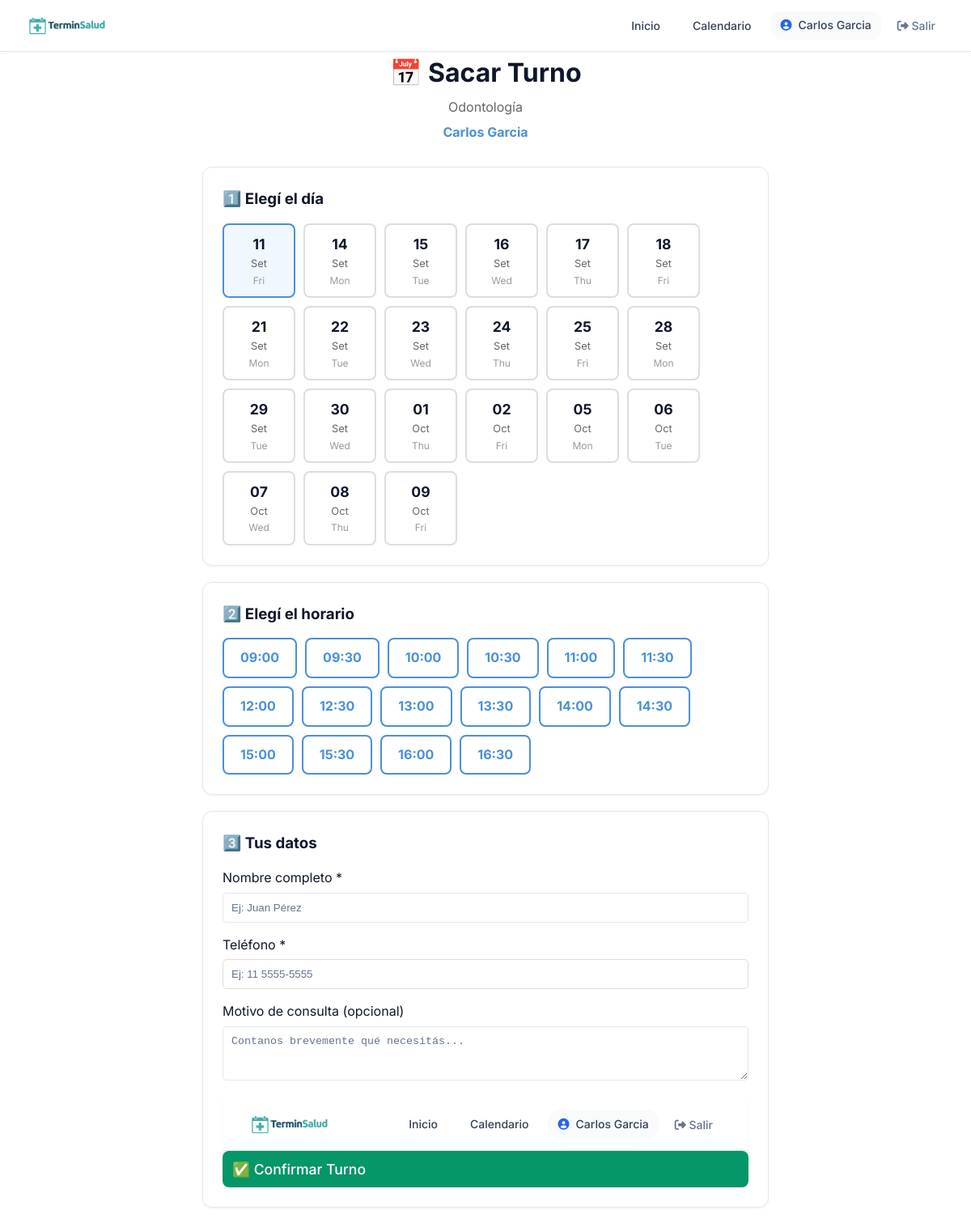
The page /turnos/sacar-turno/24/ (signed in) on the database its author committed.
### usuarios/models.py (models this page shows, shortened)
class Usuario(AbstractUser):
    ROLES = [
        ('admin', 'Administrador'),
        ('profesional', 'Profesional'),
        ('secretaria', 'Secretaría'),
        ('paciente', 'Paciente'),
    ]
    rol = models.CharField(max_length=20, choices=ROLES, default='paciente')
    telefono = models.CharField(max_length=20, blank=True)
    establecimiento = models.ForeignKey(
    'establecimientos.Establecimiento',
    on_delete=models.SET_NULL,
    null=True,
    blank=True,
    verbose_name='Establecimiento'
)
    class Meta:
        verbose_name = 'Usuario'
        verbose_name_plural = 'Usuarios'

### profesionales/models.py (models this page shows, shortened)
class Profesional(Persona):
    ESPECIALIDADES = [
        ('odontologia', 'Odontología'),
        ('kinesiologia', 'Kinesiología'),
        ('psicologia', 'Psicología'),
        ('nutricion', 'Nutrición'),
        ('cardiologia', 'Cardiología'),
        ('medicina_general', 'Medicina General'),
        ('dermatologia', 'Dermatología'),
        ('estetica', 'Estética'),
        ('pediatria', 'Pediatría'),
        ('traumatologia', 'Traumatología'),
        ('veterinaria', 'Veterinaria'),
        ('fonoaudiologia', 'Fonoaudiologia'),
        ('laboratorio', 'Laboratorio'),
        ('otro', 'Otro'),
    ]
    usuario = models.OneToOneField(
        'usuarios.Usuario',
        on_delete=models.CASCADE,
        verbose_name='Usuario'
    )
    especialidad = models.CharField(
        max_length=50,
        choices=ESPECIALIDADES,
        verbose_name='Especialidad'
    )
    matricula = models.CharField(
        max_length=50,
        blank=True,
        verbose_name='Matrícula Profesional'
    )
    color_calendario = models.CharField(
        max_length=7,
        default='#4A90D9',
        verbose_name='Color en Calendario'
    )
    acepta_obra_social = models.BooleanField(
        default=False,
        verbose_name='Acepta Obra Social'
    )
    descripcion = models.TextField(
        blank=True,
        verbose_name='Descripción Profesional'
    )
    alias_pago = models.CharField(max_length=200, blank=True, verbose_name='Alias para transferencia')
    foto = models.ImageField(
    upload_to='profesionales/',
    blank=True,
    null=True,
    verbose_name='Foto de Perfil'
    )
    establecimientos = models.ManyToManyField(
    'establecimientos.Establecimiento',
    blank=True,
    related_name='profesionales',
    verbose_name='Consultorios donde atiende'
    )
    frase_destacada = models.CharField(max_length=200, blank=True, verbose_name='Frase destacada')
    precio_particular = models.DecimalField(max_digits=10, decimal_places=2, null=True, blank=True, verbose_name='Precio consulta particular')
    obras_sociales_texto = models.TextField(blank=True, verbose_name='Obras sociales (texto libre)')
    servicios_texto = models.TextField(blank=True, verbose_name='Servicios / Especializaciones')
    servicios_destacados = models.TextField(blank=True, verbose_name='Servicios destacados')
    especializaciones = models.TextField(blank=True, verbose_name='Especializaciones')
    atiende_por_orden = models.BooleanField(
    default=False,
    verbose_name='Atiende por orden de llegada'
)
    obras_sociales = models.ManyToManyField(
        'obras_sociales.ObraSocial',
        blank=True,
        related_name='profesionales',
        verbose_name='Obras Sociales'
    )
    planes = models.ManyToManyField(
        'obras_sociales.Plan',
        blank=True,
        verbose_name='Planes'
    )
    permite_ejercicios = models.BooleanField(
    default=False,
    verbose_name='Activar sección de ejercicios'
)
    permite_planes_alimentacion = models.BooleanField(
        default=False,
        verbose_name='Activar planes de alimentación'
    )
    class Meta:
        verbose_name = 'Profesional'
        verbose_name_plural = 'Profesionales'
        ordering = ['apellido', 'nombre']

### turnos/views.py (the view)
# urls.py: path('sacar-turno/', views.sacar_turno_rapido, name='sacar_turno'),
def sacar_turno_rapido(request, profesional_id=None):
    if profesional_id:
        profesional = get_object_or_404(Profesional, id=profesional_id, activo=True)
        return mostrar_formulario_turno(request, profesional)
    profesionales = Profesional.objects.filter(activo=True)
    return render(request, 'turnos/elegir_profesional.html', {
        'profesionales': profesionales
    })

### core_app/context_processors.py (called while the page is built)
def cliente_global(request):
    cliente = None
    cliente_slug = request.resolver_match.kwargs.get('cliente_slug') if request.resolver_match else None
    if cliente_slug:
        cliente = ClienteSaaS.objects.filter(slug=cliente_slug, activo=True).first()
        if cliente:
            request.session['cliente_slug'] = cliente_slug
    else:
        slug_session = request.session.get('cliente_slug')
        if slug_session:
            cliente = ClienteSaaS.objects.filter(slug=slug_session, activo=True).first()
    return {'cliente': cliente}

### core_app/models.py (called while the page is built)
    @property
    def nombre_completo(self):
        return f"{self.nombre} {self.apellido}"

### turnos/views.py (called while the page is built, shortened)
def mostrar_formulario_turno(request, profesional):
    hoy = date.today()
    dias_disponibles = obtener_dias_disponibles(profesional, hoy)
    return render(request, 'turnos/sacar_turno.html', {
        'profesional': profesional,
        'dias_disponibles': dias_disponibles,
        'hoy': hoy
    })

### turnos/templates/turnos/sacar_turno.html (shortened to what this page needs)
{% extends 'core_app/base.html' %}
{% block content %}
<div style="max-width: 700px; margin: 0 auto;">
    <h1 style="text-align: center; margin-bottom: 5px;">📅 Sacar Turno</h1>
    <p style="text-align: center; color: #666; margin-bottom: 5px;">
        {{ profesional.get_especialidad_display }}
    </p>
    <p style="text-align: center; color: #4A90D9; font-weight: bold; margin-bottom: 30px;">
        {{ profesional.nombre_completo }}
    </p>
    {% if dias_disponibles %}
        <form method="post" id="form-turno" enctype="multipart/form-data">
            <div class="card" style="margin-bottom: 20px;">
                <h3 style="margin-bottom: 15px;">1️⃣ Elegí el día</h3>
                <div style="display: flex; gap: 10px; flex-wrap: wrap;" id="dias-container">
                    {% for dia in dias_disponibles %}
                    <label style="
                        display: block;
                        padding: 10px 15px;
                        border: 2px solid #ddd;
                        border-radius: 8px;
                        cursor: pointer;
                        text-align: center;
                        min-width: 90px;
                        transition: all 0.3s;
                    " class="dia-label">
                        <div style="font-weight: bold; font-size: 1.1em;">
                            {{ dia.fecha|date:"d" }}
                        </div>
                        <div style="font-size: 0.8em; color: #666;">
                            {{ dia.fecha|date:"M" }}
                        </div>
                        <div style="font-size: 0.75em; color: #999;">
                            {{ dia.nombre_dia|slice:":3" }}
                        </div>
                    </label>
                    {% endfor %}
                </div>
            </div>
            <div class="card" style="margin-bottom: 20px;">
                <h3 style="margin-bottom: 15px;">2️⃣ Elegí el horario</h3>
                <div style="display: flex; gap: 10px; flex-wrap: wrap;" id="horarios-container">
                    {% for dia in dias_disponibles %}
                    <div class="horarios-dia" data-fecha="{{ dia.fecha_str }}"
                         style="display: {% if forloop.first %}flex{% else %}none{% endif %}; gap: 10px; flex-wrap: wrap;">
                        {% for slot in dia.slots %}
                        <label style="
                            display: block;
                            padding: 10px 20px;
                            border: 2px solid #4A90D9;
                            border-radius: 8px;
                            cursor: pointer;
                            color: #4A90D9;
                            font-weight: bold;
                            transition: all 0.3s;
                        " class="hora-label">
                            {{ slot }}
                        </label>
                        {% endfor %}
                    </div>
                    {% endfor %}
                </div>
            </div>
            <div class="card">
                <h3 style="margin-bottom: 15px;">3️⃣ Tus datos</h3>
                <div style="margin-bottom: 15px;">
                    <label style="display: block; margin-bottom: 5px;">Nombre completo *</label>
                    <input type="text" name="nombre" required
                           style="width: 100%; padding: 10px; border: 1px solid #ddd; border-radius: 5px;"
                           placeholder="Ej: Juan Pérez">
                </div>
                <div style="margin-bottom: 15px;">
                    <label style="display: block; margin-bottom: 5px;">Teléfono *</label>
                    <input type="tel" name="telefono" required
                           style="width: 100%; padding: 10px; border: 1px solid #ddd; border-radius: 5px;"
                           placeholder="Ej: 11 5555-5555">
                </div>
                <div style="margin-bottom: 15px;">
                    <label style="display: block; margin-bottom: 5px;">Motivo de consulta (opcional)</label>
                    <textarea name="motivo" rows="3"
                              style="width: 100%; padding: 10px; border: 1px solid #ddd; border-radius: 5px;"
                              placeholder="Contanos brevemente qué necesitás..."></textarea>
                </div>
                {% include 'core_app/includes/upload_archivos.html' %}
                <button type="submit" class="btn btn-success" style="width: 100%; padding: 12px; font-size: 1.1em;">
                    ✅ Confirmar Turno
                </button>
            </div>
        </form>
    {% endif %}
</div>
{% endblock %}

### core_app/templates/core_app/base.html (shortened to what this page needs)
<!DOCTYPE html>
<html lang="es">
<head>
    <link rel="stylesheet" href="https://cdnjs.cloudflare.com/ajax/libs/font-awesome/6.4.0/css/all.min.css">
    {% load static %}
    <link rel="stylesheet" href="{% static 'css/core/base.css' %}">
    <link rel="stylesheet" href="{% static 'css/themes/default.css' %}" id="theme-css">
    <link rel="stylesheet" href="{% static 'css/core/layout.css' %}">
    <link rel="stylesheet" href="{% static 'css/core/components.css' %}">
    {% block extra_css %}{% endblock %}
</head>
<body>
    <nav class="navbar">
        <a href="{% url 'home' %}" class="navbar-brand">
            <img src="{% static 'img/TerminSalud.png' %}" alt="TerminSalud" class="logo-theme-light" height="30">
        </a>
        <ul class="navbar-nav">
            <li><a href="{% url 'home' %}" class="nav-link {% if request.resolver_match.url_name == 'home' %}active{% endif %}">Inicio</a></li>
            {% if user.is_authenticated %}
                {% if user.rol == 'profesional' %}
                    <li><a href="{% url 'calendario_semanal' %}" class="nav-link">Calendario</a></li>
                {% elif user.rol == 'secretaria' %}
                    <li><a href="{% url 'calendario_semanal' %}" class="nav-link">Calendario</a></li>
                {% endif %}
                <li>
                    <span class="nav-user">
                        <i class="fas fa-user-circle"></i>
                        {{ user.get_full_name|default:user.username }}
                    </span>
                </li>
                <li>
                    <form method="post" action="{% url 'logout' %}" style="display: inline;">
                        <button type="submit" class="btn-logout">
                            <i class="fas fa-sign-out-alt"></i> Salir
                        </button>
                    </form>
                </li>
            {% else %}
                <li><a href="{% url 'login' %}" class="btn btn-sm">Ingresar</a></li>
            {% endif %}
        </ul>
    </nav>
    <div class="container">
        {% block content %}{% endblock %}
    </div>
</body>
</html>

### static/css/core/base.css (style rules this page uses)
:root { --primary: #2563eb; --primary-dark: #1d4ed8; --primary-light: #dbeafe; --success: #059669; --success-light: #d1fae5; --warning: #d97706; --warning-light: #fef3c7; --danger: #dc2626; --danger-light: #fee2e2; --info: #0891b2; --info-light: #cffafe; --white: #ffffff; --gray-50: #f9fafb; --gray-100: #f3f4f6; --gray-200: #e5e7eb; --gray-300: #d1d5db; --gray-400: #9ca3af; --gray-500: #6b7280; --gray-600: #4b5563; --gray-700: #374151; --gray-800: #1f2937; --gray-900: #111827; --text-main: #1f2937; --text-secondary: #4b5563; --text-muted: #9ca3af; --bg-body: #ffffff; --bg-card: #ffffff; --bg-alt: #f8fafc; --border-color: #e5e7eb; --shadow-sm: 0 1px 2px 0 rgba(0, 0, 0, 0.05); --shadow: 0 1px 3px 0 rgba(0, 0, 0, 0.1), 0 1px 2px -1px rgba(0, 0, 0, 0.1); --shadow-md: 0 4px 6px -1px rgba(0, 0, 0, 0.1), 0 2px 4px -2px rgba(0, 0, 0, 0.1); --shadow-lg: 0 10px 15px -3px rgba(0, 0, 0, 0.1), 0 4px 6px -4px rgba(0, 0, 0, 0.1); --radius-sm: 6px; --radius: 8px; --radius-lg: 12px; --radius-xl: 16px; --radius-full: 9999px; --sacar-input-bg: #ffffff; --sacar-input-text: #1e293b; --sacar-input-border: #cbd5e1; --sacar-dia-bg: #ffffff; --sacar-dia-text: #1e293b; --sacar-dia-border: #e2e8f0; --sacar-dia-selected-bg: #eff6ff; --sacar-dia-selected-border: #3b82f6; --sacar-dia-selected-text: #1d4ed8; --sacar-consultorio-bg: #f0fdf4; --sacar-consultorio-text: #065f46; --sacar-consultorio-border: #bbf7d0; --diagnostic-bg: #f0fdf4; --diagnostic-text: #166534; --diagnostic-text-strong: #15803d; --medication-bg: #fef3c7; --medication-text: #78350f; --medication-text-strong: #92400e; --medication-text-muted: #92400e; --warning-bg: #fff3cd; --warning-border: #ffc107; --warning-text: #856404; }
* { margin: 0; padding: 0; box-sizing: border-box; }
body { font-family: 'Inter', -apple-system, BlinkMacSystemFont, 'Segoe UI', sans-serif; background-color: var(--bg-body); color: var(--text-main); line-height: 1.6; -webkit-font-smoothing: antialiased; }
a { color: var(--primary); text-decoration: none; }
img { max-width: 100%; height: auto; }
.logo-theme-light { display: inline-block !important; }
.navbar-brand { display: flex; align-items: center; gap: 10px; }
.navbar-brand .logo-theme-light, .navbar-brand .logo-theme-dark { max-height: 30px; }

### static/css/themes/default.css (style rules this page uses)
:root { --primary: var(--custom-primary, #2563eb); --primary-dark: var(--custom-primary-dark, #1d4ed8); --primary-light: #eff6ff; --success: #059669; --success-light: #ecfdf5; --warning: #d97706; --warning-light: #fffbeb; --danger: #dc2626; --danger-light: #fef2f2; --info: #0891b2; --info-light: #ecfeff; --text: var(--text-main); --bg-body: #ffffff; --bg-card: #ffffff; --bg-alt: #f8fafc; --text-main: #0f172a; --text-secondary: #334155; --text-muted: #64748b; --border-color: #e2e8f0; --navbar-bg: #ffffff; --navbar-border: #e2e8f0; --navbar-shadow: 0 1px 3px rgba(0,0,0,0.04); --navbar-brand-color: #0f172a; --navbar-link-color: #334155; --navbar-link-hover-bg: #eff6ff; --navbar-link-hover-color: var(--primary); --navbar-user-bg: #f8fafc; --navbar-user-color: #334155; --footer-bg: #0f172a; --footer-text: #94a3b8; --footer-border: rgba(255,255,255,0.1); --footer-heading-color: #ffffff; --footer-link-color: #93c5fd; --footer-link-hover-color: #bfdbfe; --whatsapp-bg: #25D366; --whatsapp-color: #ffffff; --hero-btn-bg: #ffffff; --hero-btn-color: #0f172a; --tag-bg: #d1fae5; --tag-color: #065f46; --tag-os-bg: #ede9fe; --tag-os-color: #5b21b6; --white: #ffffff; --gray-50: #f8fafc; --gray-100: #f1f5f9; --gray-200: #e2e8f0; --gray-300: #cbd5e1; --gray-400: #94a3b8; --gray-500: #64748b; --gray-600: #475569; --gray-700: #334155; --gray-800: #1e293b; --gray-900: #0f172a; --shadow-sm: 0 1px 2px rgba(0,0,0,0.04); --shadow: 0 1px 3px rgba(0,0,0,0.06); --shadow-md: 0 4px 6px rgba(0,0,0,0.06); --shadow-lg: 0 10px 15px rgba(0,0,0,0.08); }
:root { --primary: var(--custom-primary, #2563eb); --primary-dark: var(--custom-primary-dark, #1d4ed8); }

### rows shown on the page
Usuario: get_full_name "Carlos Garcia Carlos Garcia"
Profesional: especialidad "Odontología", nombre_completo "Carlos Garcia"

### other values the page prints
{{ dia.fecha|date:"d" }} "11" "14" "15" "16" "17" "18" "21" "22" "23" "24" "25" "28" "29" "30" "01" "02" "05" "06" "07" "08" "09"
{{ dia.fecha|date:"M" }} "Set" "Set" "Set" "Set" "Set" "Set" "Set" "Set" "Set" "Set" "Set" "Set" "Set" "Set" "Oct" "Oct" "Oct" "Oct" "Oct" "Oct" "Oct"
{{ dia.nombre_dia|slice:":3" }} "Fri" "Mon" "Tue" "Wed" "Thu" "Fri" "Mon" "Tue" "Wed" "Thu" "Fri" "Mon" "Tue" "Wed" "Thu" "Fri" "Mon" "Tue" "Wed" "Thu" "Fri"
{{ slot }} "09:00" "09:30" "10:00" "10:30" "11:00" "11:30" "12:00" "12:30" "13:00" "13:30" "14:00" "14:30" "15:00" "15:30" "16:00" "16:30"
